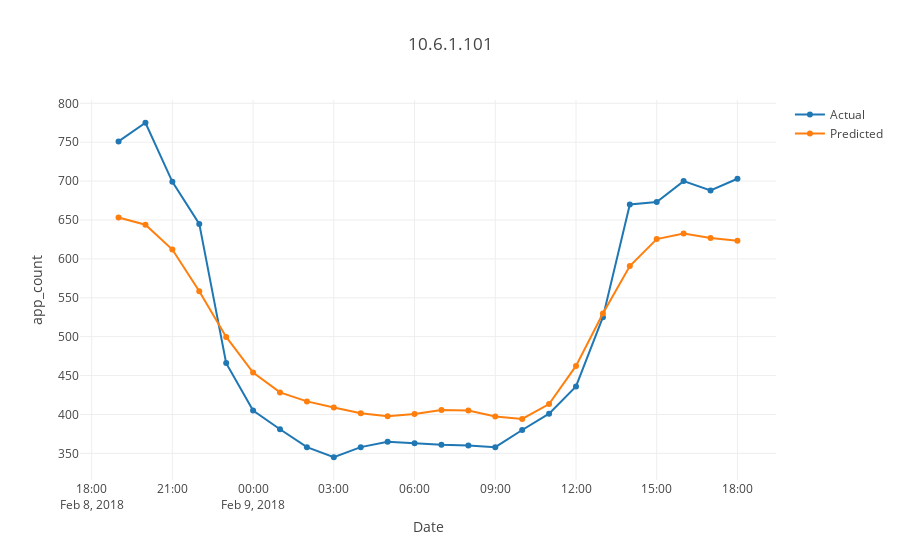

Notebook code for this chart:
### Code cell
tt = prophet_df[prophet_df.source=='10.6.1.101']
plot_test1(tt.ds,tt.y,tt.yhat,'10.6.1.101')
